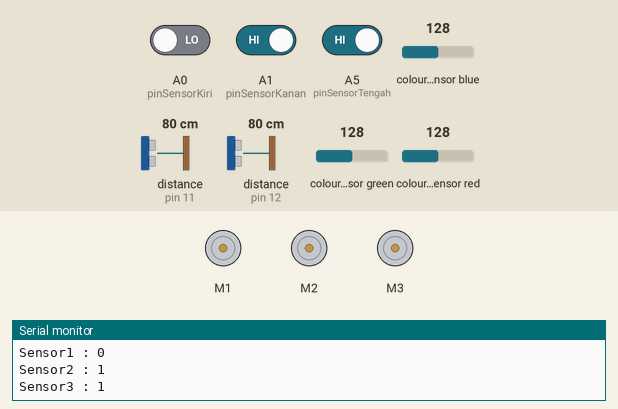
This sketch was run on a simulated Arduino Uno, built with avr-gcc and run on an emulated ATmega328P. Parts: 3 × DC motor (green arrow = forward, orange = backward, longer = faster), the last lines printed to the serial monitor. Wiring (inferred from the names in the program): 2 × ultrasonic range finder: trigger pin 10, echo pin 11 / trigger pin 13, echo pin 12; TCS3200 colour sensor: output pin 8; S2 pin 6; S3 pin 7; S0 pin 4; S1 pin 5. The inputs (shaded band) are chosen by the test bench; at power-on: distance to the obstacle (sensors on pin 11, pin 12) 80 cm, A0 (pinSensorKiri) LOW, A5 (pinSensorTengah) HIGH, A1 (pinSensorKanan) HIGH, colour sensor blue 128, colour sensor green 128, colour sensor red 128. The echo pulse lasts 58.3 µs per cm.

Above: at 1.2 s.
1.3 s: distance to the obstacle (sensor on pin 11) set to 19 cm
At 2.5 s:
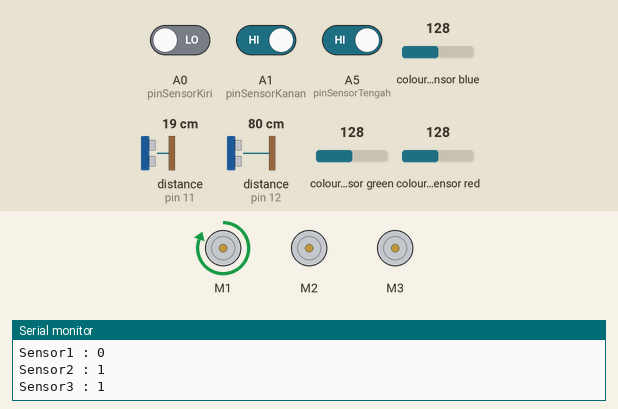
15.3 s: distance to the obstacle (sensor on pin 11) set to 15 cm
At 19.0 s:
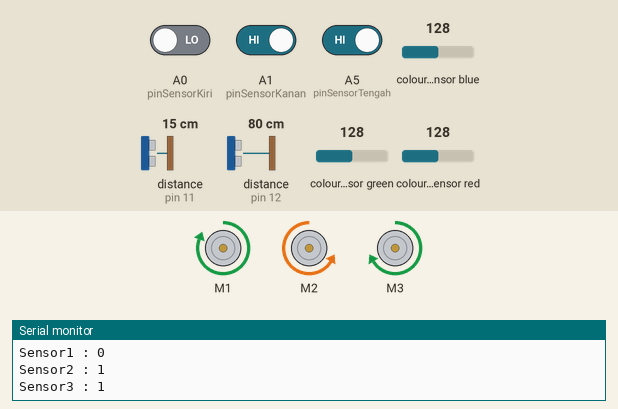
At 24.0 s:
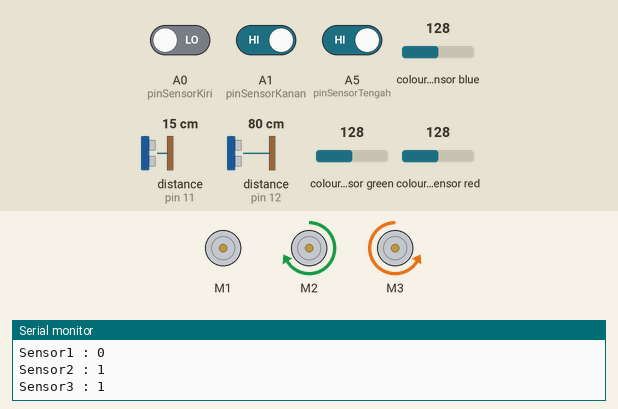
26.4 s: A0 (pinSensorKiri) driven HIGH
40.0 s: A5 (pinSensorTengah) driven LOW
Timing chart, 0 to 53.3 s (numbered marks = the images above; inputs shaded):
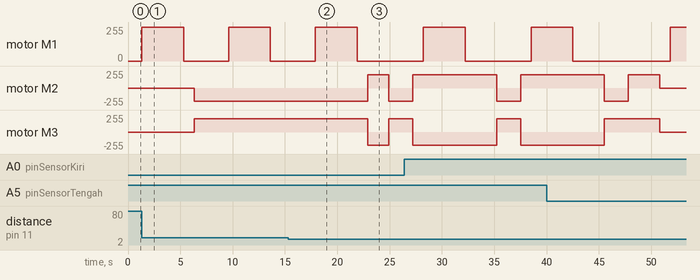

The sketch:

programarduinolengkap.ino
```cpp
//library
#include <NewPing.h>
#include <AFMotor.h>

//sensor ultra
int trig = 13;
int echo = 11;
int trigg = 10;
int echoo = 12;
long durasiA, jarakA;
long durasiB, jarakB;

//sensor warna
#define S0 4
#define S1 5
#define S2 6
#define S3 7
#define sensorOut1 8
int redFrequency1 = 0;
int greenFrequency1 = 0;
int blueFrequency1 = 0;
int redColor = 0;
int greenColor = 0;
int blueColor = 0;

//line tracker
char val;
AF_DCMotor motor1(2, MOTOR12_64KHZ); //Jadikan motor kanan, 64KHZ
AF_DCMotor motor2(3, MOTOR12_64KHZ); //Jadikan motor kiri, 64KHZ
AF_DCMotor motor3(1, MOTOR12_64KHZ); //Jadikan motor kiri, 64KHZ
AF_DCMotor motor4(4, MOTOR12_64KHZ); //Jadikan motor kiri, 64KHZ

const int pinSensorKiri = A0;
const int pinSensorKanan = A1;
const int pinSensorTengah = A5;


void setup() {
  //ultrasonic
pinMode(trig, OUTPUT);    // set pin trig menjadi OUTPUT
pinMode(echo, INPUT);     // set pin echo menjadi INPUT
pinMode(trigg, OUTPUT);    // set pin trigg menjadi OUTPUT
pinMode(echoo, INPUT);     // set pin echoo menjadi INPUT

//warna
pinMode(S0, OUTPUT);
pinMode(S1, OUTPUT);
pinMode(S2, OUTPUT);
pinMode(S3, OUTPUT);
pinMode(sensorOut1,INPUT);
digitalWrite(S0,HIGH);
digitalWrite(S1,LOW);

//line tracker
pinMode (pinSensorKiri, INPUT);
pinMode (pinSensorKanan, INPUT);
pinMode (pinSensorTengah, INPUT);
AF_DCMotor motor1(1, MOTOR12_64KHZ); //Jadikan motor kanan, 64KHZ
AF_DCMotor motor2(2, MOTOR12_64KHZ); //Jadikan motor kiri, 64KHZ
AF_DCMotor motor3(3, MOTOR12_64KHZ); //Jadikan motor baling-baling, 64KHZ
AF_DCMotor motor4(4, MOTOR12_64KHZ); //Jadikan motor belakang, 64KHZ

//serial
Serial.begin(9600);
}

void loop() {
function2();
function1();
function3();
function4();
}

void function1(void){
int dataAnalog1 = digitalRead (pinSensorKiri);
  int dataAnalog2 = digitalRead (pinSensorKanan);
    int dataAnalog3 = digitalRead (pinSensorTengah);
Serial.print ("Sensor1 : ");
Serial.println (dataAnalog1);
Serial.print ("Sensor2 : ");
Serial.println (dataAnalog2);
Serial.print ("Sensor3 : ");
Serial.println (dataAnalog3);

if (dataAnalog1 == 1 && dataAnalog2 == 0 && dataAnalog3 == 0 ) {
  motor1.setSpeed(200);
  motor2.setSpeed(200);
  motor1.run(BACKWARD); //Motor kanan mundur
  motor2.run(FORWARD); //Motor kiri maju
}
else if (dataAnalog1 == 0 && dataAnalog2 == 0 && dataAnalog3 == 1 ) {
  motor1.setSpeed(200);
  motor2.setSpeed(200);
  motor1.run(FORWARD); //Motor kanan maju
  motor2.run(FORWARD); //Motor kiri mundur
}
else if (dataAnalog1 == 0 && dataAnalog2 == 1 && dataAnalog3 == 0 ) {
  motor1.setSpeed(200);
  motor2.setSpeed(200);
  motor1.run(FORWARD); //Motor kanan maju
  motor2.run(BACKWARD); //Motor kiri mundur
}

else if (dataAnalog1 == 1 && dataAnalog2 == 1 && dataAnalog3 == 1 ) {
  motor1.setSpeed(200);
  motor2.setSpeed(200);
  motor1.run(FORWARD); //Motor kanan maju
  motor2.run(BACKWARD); //Motor kiri mundur
}
else if (dataAnalog1 == 1 && dataAnalog2 == 1 && dataAnalog3 == 0) {
  motor1.setSpeed(200);
  motor2.setSpeed(200);
  motor1.run(FORWARD); //Motor kanan berhenti
  motor2.run(FORWARD); //Motor kiri berhenti
  delay(3000);
  motor1.setSpeed(0);
  motor2.setSpeed(0);
  motor1.run(RELEASE); //Motor kanan berhenti
  motor2.run(RELEASE);
}
}

void function2(void){
//merah
digitalWrite(S2,LOW);
digitalWrite(S3,LOW);
redFrequency1 = pulseIn(sensorOut1, LOW);
redColor = map(redFrequency1, 20, 70, 255, 0);
  Serial.print("R = ");
  Serial.print(redFrequency1);
  delay(100);

//hijau
digitalWrite(S2,HIGH);
digitalWrite(S3,HIGH);
greenFrequency1 = pulseIn(sensorOut1, LOW);\
greenColor = map(greenFrequency1, 78, 110, 255, 0);
  Serial.print(" G = ");
  Serial.print(greenFrequency1);
  delay(100);

//biru
digitalWrite(S2,LOW);
digitalWrite(S3,HIGH);
blueFrequency1 = pulseIn(sensorOut1, LOW);
blueColor = map(blueFrequency1, 45, 65, 255, 0);
  Serial.print(" B = ");
  Serial.println(blueFrequency1);
  delay(100);

}

void function3(void){
digitalWrite(trig, LOW);
  digitalWrite(trigg, LOW);
    delayMicroseconds(8);
digitalWrite(trig, HIGH);
  digitalWrite(trigg, HIGH);
    delayMicroseconds(8);
digitalWrite(trig, LOW);
  digitalWrite(trigg, LOW);
    delayMicroseconds(8);
    durasiA = pulseIn(echo, HIGH); // menerima suara ultrasonic
    jarakA = (durasiA / 2) / 29.1;  // mengubah durasi menjadi jarak (cm)
    durasiB = pulseIn(echoo, HIGH); // menerima suara ultrasonic
    jarakB = (durasiB / 2) / 29.1;  // mengubah durasi menjadi jarak (cm)
}

void function4(void){
//kipas
if(redFrequency1 <= 60 && 90 <= greenFrequency1 <=100 && 90 <= blueFrequency1 <= 110){
  motor3.setSpeed(255);
  motor3.run(FORWARD);
  delay(4000);
  motor3.run(RELEASE);
  delay(1000);
  }

if(100 <= redFrequency1 <= 150 && 87 <= greenFrequency1 <=120 && 100 <= blueFrequency1 <= 120){
  motor3.run(RELEASE);
  }
else{
  motor3.run(RELEASE);
  delay(1000);
}

if(jarakA <= 16){
  motor1.setSpeed(200);
  motor2.setSpeed(200);
  motor1.run(FORWARD); //Motor kanan maju
  motor2.run(BACKWARD); //Motor kiri mundur
  delay(2000);
  }

if(jarakB <= 16){
  motor1.setSpeed(200);
  motor2.setSpeed(200);
  motor1.run(BACKWARD); //Motor kanan maju
  motor2.run(FORWARD); //Motor kiri mundur
  delay(2000);
}
}
```

Measured:
- the behaviour switches between 17 and 16 cm on distance to the obstacle (sensor on pin 11) (found by bisection; images 1 and 2)
- after the input at 15.3 s, motor M2: backward 200/255 → forward 200/255 after 7.6 s, → backward 200/255 2.0 s later; motor M3: forward 200/255 → backward 200/255 after 7.6 s, → forward 200/255 2.0 s later
